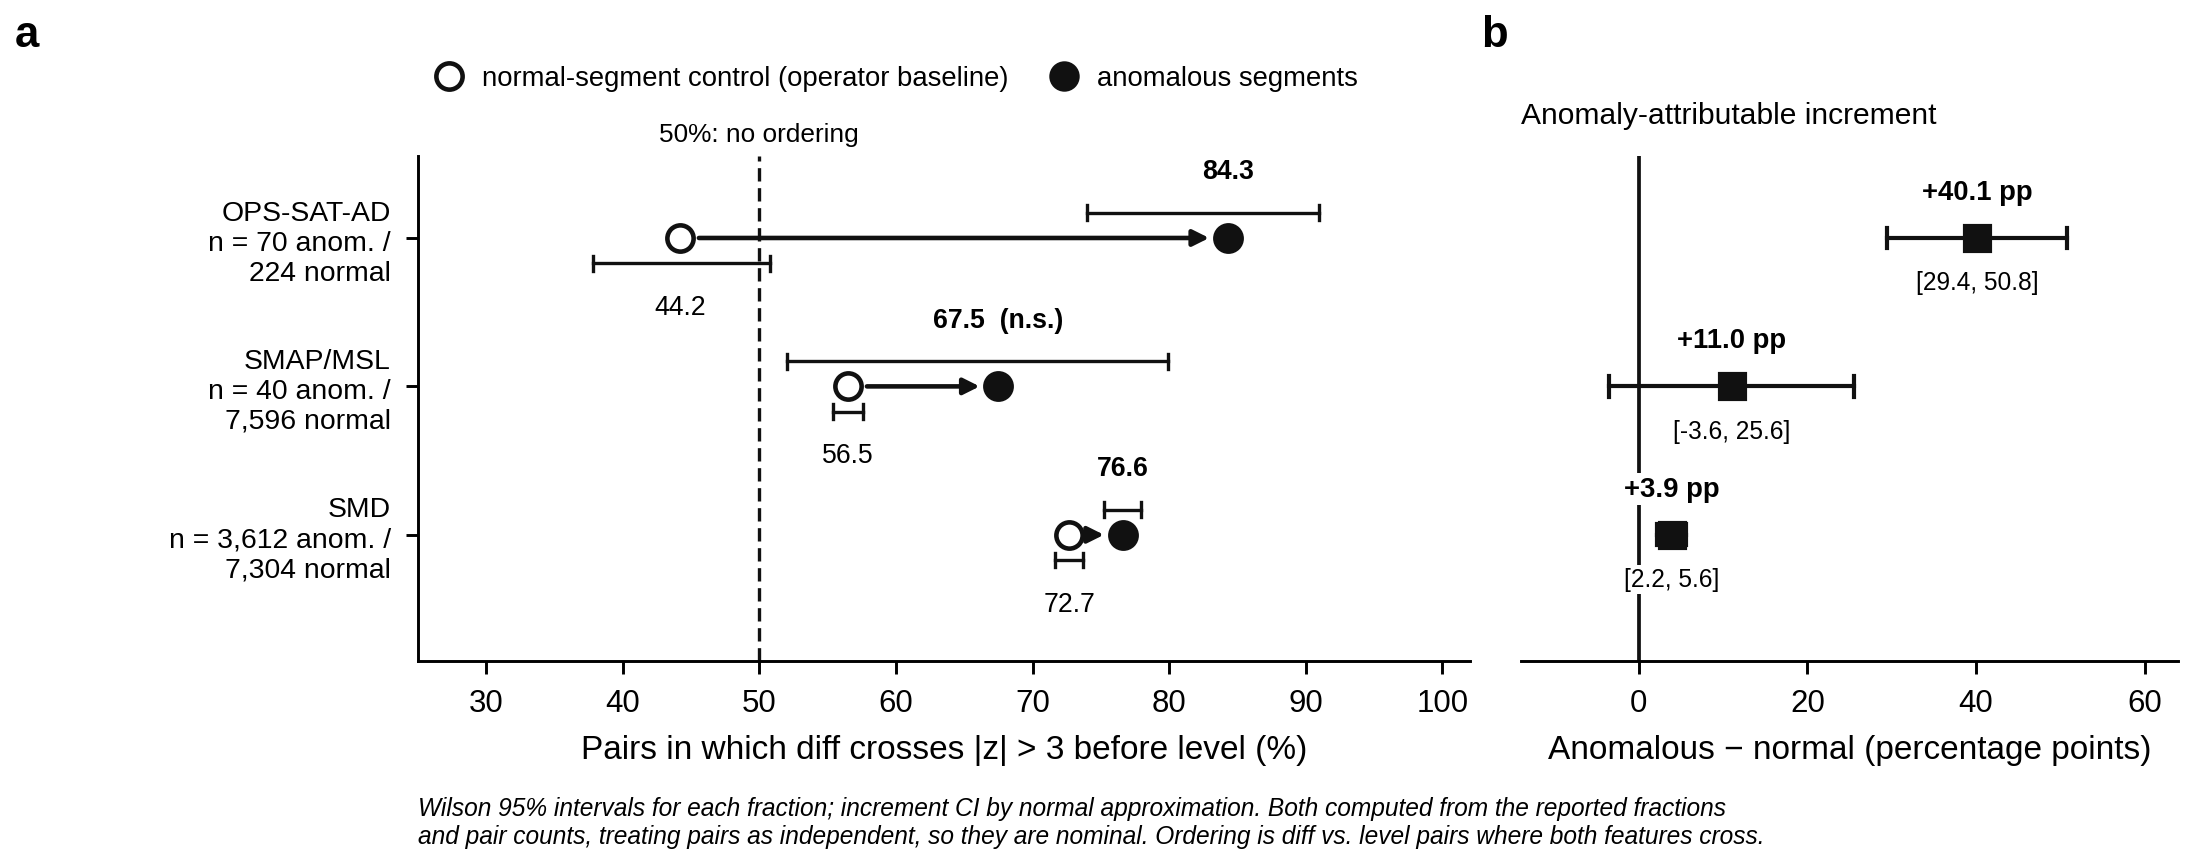

The script that saved this image:
"""
fig07_precedence_baseline.py

Reproduces Figure 7 (operator-level baseline vs. anomalous precedence
ordering, and the anomaly-attributable increment, across OPS-SAT-AD,
SMAP/MSL and SMD) from:
    results/layer3/temporal_precedence_normal_control.csv          (OPS-SAT-AD)
    results/external_validation/stage2_temporal_precedence.csv     (Table 13 precedence rows)
    results/external_validation/stage2_baseline_decomposition.csv  (Table 13 increment rows)

Falls back to Table 13 of the README when those artifacts are not present.

Output: results/figures/fig07_precedence_baseline.png
"""

import os

import matplotlib.pyplot as plt
import numpy as np
import pandas as pd

HERE = os.path.dirname(os.path.abspath(__file__))
RESULTS = os.path.abspath(os.path.join(HERE, ".."))
OUT_PATH = os.path.join(HERE, "fig07_precedence_baseline.png")

PRECEDENCE_CSV = os.path.join(RESULTS, "external_validation", "stage2_temporal_precedence.csv")
DECOMP_CSV = os.path.join(RESULTS, "external_validation", "stage2_baseline_decomposition.csv")

# --- Table 13 fallback: precedence ordering (n, % diff-first) --------------
PRECEDENCE = pd.DataFrame(
    [
        ("OPS-SAT-AD", 70, 224, 84.3, 44.2, False),
        ("SMAP/MSL", 40, 7596, 67.5, 56.5, True),   # anomalous result n.s.
        ("SMD", 3612, 7304, 76.6, 72.7, False),
    ],
    columns=["dataset", "n_anom", "n_normal", "pct_anom", "pct_normal", "anom_ns"],
)

# --- Table 13 fallback: baseline decomposition (increment, 95% CI) ---------
DECOMP = pd.DataFrame(
    [
        ("OPS-SAT-AD", 40.1, 29.4, 50.8),
        ("SMAP/MSL", 11.0, -3.6, 25.6),
        ("SMD", 3.9, 2.2, 5.6),
    ],
    columns=["dataset", "increment", "ci_lo", "ci_hi"],
)


def wilson_ci(pct, n, z=1.96):
    """Wilson interval for a percentage, given the pair count n."""
    if n == 0:
        return pct, pct
    phat = pct / 100
    denom = 1 + z ** 2 / n
    center = phat + z ** 2 / (2 * n)
    adj = z * np.sqrt((phat * (1 - phat) + z ** 2 / (4 * n)) / n)
    return (center - adj) / denom * 100, (center + adj) / denom * 100


def load_precedence():
    if os.path.exists(PRECEDENCE_CSV):
        return pd.read_csv(PRECEDENCE_CSV)
    print(f"[fig07] {PRECEDENCE_CSV} not found; using Table 13 fallback.")
    return PRECEDENCE


def load_decomposition():
    if os.path.exists(DECOMP_CSV):
        return pd.read_csv(DECOMP_CSV)
    print(f"[fig07] {DECOMP_CSV} not found; using Table 13 fallback.")
    return DECOMP


def main():
    prec = load_precedence()
    decomp = load_decomposition()

    fig, (ax_a, ax_b) = plt.subplots(1, 2, figsize=(14, 6), gridspec_kw={"width_ratios": [1.3, 1]})

    # --- Panel a: normal-control vs. anomalous fractions with Wilson CIs ---
    y = np.arange(len(prec))[::-1]
    for yi, (_, row) in zip(y, prec.iterrows()):
        lo_n, hi_n = wilson_ci(row["pct_normal"], row["n_normal"])
        lo_a, hi_a = wilson_ci(row["pct_anom"], row["n_anom"])

        ax_a.plot([lo_n, hi_n], [yi, yi], color="black", linewidth=1.2, zorder=1)
        ax_a.plot([lo_a, hi_a], [yi, yi], color="black", linewidth=1.2, zorder=1)
        ax_a.scatter([row["pct_normal"]], [yi], marker="o", facecolor="white",
                    edgecolor="black", s=90, zorder=3, label="normal-segment control" if yi == y[0] else None)
        ax_a.scatter([row["pct_anom"]], [yi], marker="o", facecolor="black",
                    edgecolor="black", s=90, zorder=3, label="anomalous segments" if yi == y[0] else None)

        ns_tag = "  (n.s.)" if row.get("anom_ns", False) else ""
        ax_a.annotate("", xy=(row["pct_anom"], yi), xytext=(row["pct_normal"], yi),
                      arrowprops=dict(arrowstyle="->", lw=1.4))
        ax_a.text(row["pct_anom"], yi + 0.18, f"{row['pct_anom']:.1f}{ns_tag}",
                  ha="center", fontsize=10, fontweight="bold")
        ax_a.text(row["pct_normal"], yi - 0.22, f"{row['pct_normal']:.1f}", ha="center", fontsize=9)
        ax_a.text(-3, yi, f"{row['dataset']}\nn = {int(row['n_anom'])} anom. /\n{int(row['n_normal'])} normal",
                  ha="right", va="center", fontsize=8.5)

    ax_a.axvline(50, color="black", linestyle="--", linewidth=1)
    ax_a.text(50, len(prec) - 0.4, "50%: no ordering", ha="center", fontsize=8)
    ax_a.set_xlim(25, 100)
    ax_a.set_yticks([])
    ax_a.set_xlabel("Pairs in which diff crosses |z| > 3 before level (%)")
    ax_a.set_title("a", loc="left", fontweight="bold", fontsize=14)
    handles, labels = ax_a.get_legend_handles_labels()
    by_label = dict(zip(labels, handles))
    ax_a.legend(by_label.values(), by_label.keys(), loc="upper left", fontsize=9, ncol=1)

    # --- Panel b: anomaly-attributable increment forest plot ---------------
    yb = np.arange(len(decomp))[::-1]
    for yi, (_, row) in zip(yb, decomp.iterrows()):
        ax_b.plot([row["ci_lo"], row["ci_hi"]], [yi, yi], color="black", linewidth=1.4)
        ax_b.scatter([row["increment"]], [yi], marker="s", color="black", s=70, zorder=3)
        ax_b.text(row["increment"], yi + 0.22, f"+{row['increment']:.1f} pp",
                  ha="center", fontsize=10, fontweight="bold")
        ax_b.text(row["increment"], yi - 0.28, f"[{row['ci_lo']:.1f}, {row['ci_hi']:.1f}]",
                  ha="center", fontsize=8)

    ax_b.axvline(0, color="black", linewidth=1)
    ax_b.set_yticks(yb)
    ax_b.set_yticklabels(decomp["dataset"])
    ax_b.set_xlabel("Anomalous \u2212 normal (percentage points)")
    ax_b.set_title("Anomaly-attributable increment", fontsize=11)
    ax_b.set_xlim(-15, 60)

    fig.text(0.5, -0.02,
             "Wilson 95% intervals for each fraction; increment CI by normal approximation. Both computed from the "
             "reported fractions\nand pair counts, treating pairs as independent, so they are nominal. "
             "Ordering is diff vs. level pairs where both features cross.",
             ha="center", fontsize=8, style="italic")

    plt.tight_layout()
    fig.savefig(OUT_PATH, dpi=200, bbox_inches="tight")
    print(f"[fig07] wrote {OUT_PATH}")


if __name__ == "__main__":
    main()
